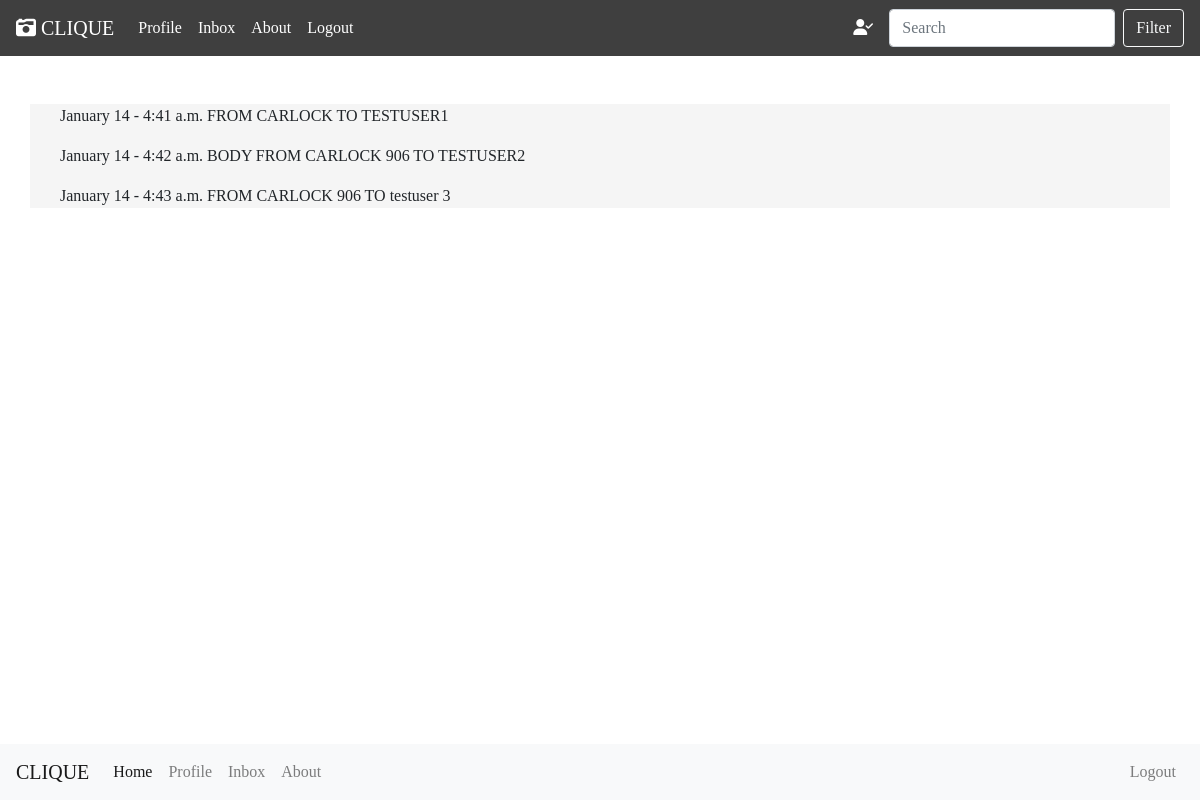
Before: /inbox/message/29/ (signed in) with the older database file.
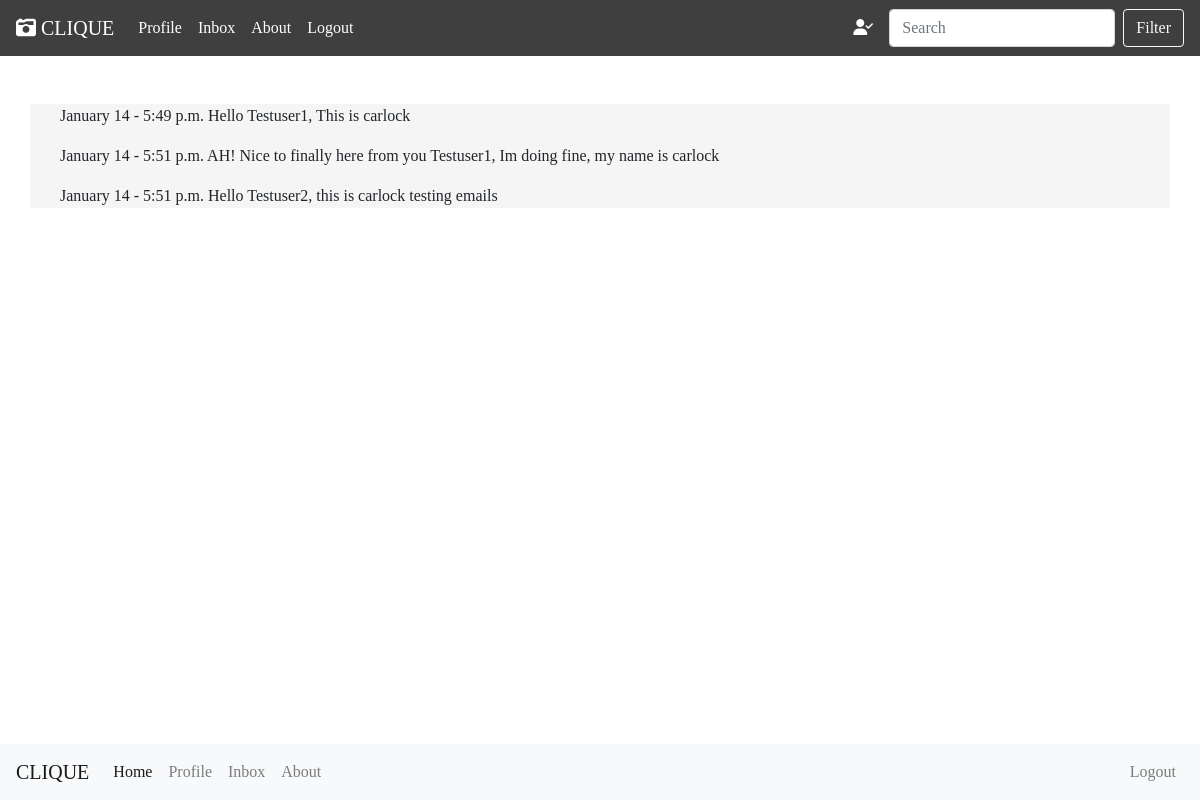
After: the same page with the newer database file.
### inboxApp/models.py (models this page shows, shortened)
class InboxDB(models.Model):
    sender = models.ForeignKey(CustomUser, related_name='sender', on_delete=models.CASCADE, null=True)
    receiver = models.ForeignKey(CustomUser, related_name='receiver', on_delete=models.CASCADE, null=True)
    subject = models.CharField(max_length=100, default="Let's Collaborate!", blank=True, null=True)
    body = models.CharField(max_length=1000, default='', blank=True, null=True)
    sent_date = models.DateTimeField(auto_now_add=True)
    class Meta:
        verbose_name_plural = "User Inboxes"

### inboxApp/views.py (the view)
# urls.py: path('message/<int:id>/', views.user_msg, name='user-msg'),
@login_required
def user_msg(request, id): # Use this view to continue the conversation
    user_id = request.user.id
    if request.method == "GET":
        context = {
            'message': InboxDB.objects.filter(receiver=user_id),
            'message': InboxDB.objects.filter(sender=user_id),
        }
        return render(request, 'inbox/user_inbox_msg.html', context)

### templates/inbox/user_inbox_msg.html (shortened to what this page needs)
{% extends 'base.html' %}
{% block content %}
    {% if user.is_authenticated %}
        <div class="container mt-5">
            {% for msg in message %}
                <p>{{ msg.sent_date | date:"F d" }} - {{ msg.sent_date.time }} {{ msg.body }}</p>
            {% empty %}
                <p>Inbox is EMPTY</p>
            {% endfor %}
        </div>
    {% endif %}
{% endblock %}

Changed rows visible on the page:
removed InboxDB: sent_date "January 14", sent_date.time "4:41 a.m.", body "FROM CARLOCK TO TESTUSER1"
removed InboxDB: sent_date "January 14", sent_date.time "4:42 a.m.", body "BODY FROM CARLOCK 906 TO TESTUSER2"
removed InboxDB: sent_date "January 14", sent_date.time "4:43 a.m.", body "FROM CARLOCK 906 TO testuser 3"
added InboxDB: sent_date "January 14", sent_date.time "5:49 p.m.", body "Hello Testuser1, This is carlock"
added InboxDB: sent_date "January 14", sent_date.time "5:51 p.m.", body "AH! Nice to finally here from you Testuser1, Im doing fine, my name is carlock"
added InboxDB: sent_date "January 14", sent_date.time "5:51 p.m.", body "Hello Testuser2, this is carlock testing emails"
